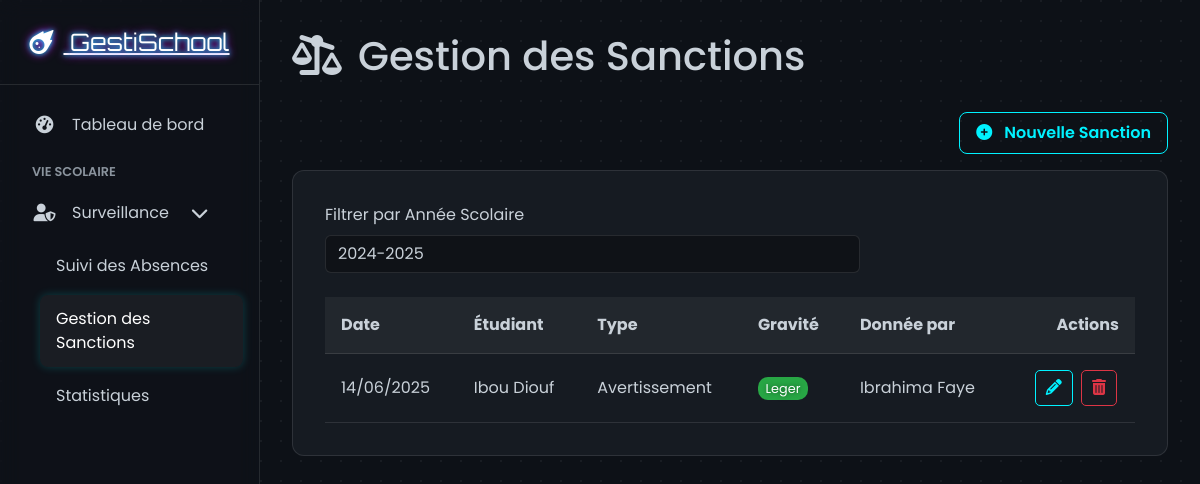
The app's page /admin/surveillance/sanctions.php (signed in) with its own data.
### tables this page shows
CREATE TABLE IF NOT EXISTS `sanctions` (
  `id` int NOT NULL AUTO_INCREMENT,
  `etudiant_id` int DEFAULT NULL,
  `type_sanction` enum('avertissement','retenue','exclusion','autre') DEFAULT NULL,
  `date_sanction` date DEFAULT NULL,
  `gravite` enum('leger','moyen','grave') DEFAULT NULL,
  `donnee_par` int DEFAULT NULL,
  `annee_id` int DEFAULT NULL,
  PRIMARY KEY (`id`),
  KEY `etudiant_id` (`etudiant_id`),
  KEY `donnee_par` (`donnee_par`),
  KEY `annee_id` (`annee_id`)
);

### admin/surveillance/sanctions.php (the view, shortened to what this page needs)
<?php
require_once '../../config/db.php';
try {
    $selected_annee_id = $_GET['annee_id_filter'] ?? $pdo->query("SELECT id FROM annees_scolaires WHERE statut = 'en_cours' LIMIT 1")->fetchColumn();
    $annees = $pdo->query("SELECT id, annee FROM annees_scolaires ORDER BY annee DESC")->fetchAll();
    $sql = "
        SELECT s.*,
               CONCAT(u_etu.prenom, ' ', u_etu.nom) as etudiant_nom,
               CONCAT(u_adm.prenom, ' ', u_adm.nom) as admin_nom
        FROM sanctions s
        JOIN utilisateurs u_etu ON s.etudiant_id = u_etu.id
        JOIN utilisateurs u_adm ON s.donnee_par = u_adm.id
        WHERE s.annee_id = :annee_id
        ORDER BY s.date_sanction DESC
    ";
    $stmt = $pdo->prepare($sql);
    $stmt->execute([':annee_id' => $selected_annee_id]);
    $sanctions = $stmt->fetchAll();
} catch (PDOException $e) {
    $error_db = "Erreur : " . $e->getMessage();
    $sanctions = $annees = $classes = [];
}
?>
<!DOCTYPE html>
<html lang="fr">
<head>
    <link href="https://cdn.jsdelivr.net/npm/bootstrap@5.3.3/dist/css/bootstrap.min.css" rel="stylesheet">
    <link rel="stylesheet" href="https://cdnjs.cloudflare.com/ajax/libs/font-awesome/6.5.2/css/all.min.css">
</head>
<body>
<div class="page-wrapper">
    <aside id="sidebar">
        <div class="sidebar-header"><a href="../dashboard.php" class="logo"><i class="fas fa-meteor"></i> GestiSchool</a></div>
        <nav class="sidebar-nav">
            <ul class="nav flex-column">
                <li class="nav-item"><a class="nav-link" href="../dashboard.php"><i class="fas fa-tachometer-alt"></i> Tableau de bord</a></li>
                <li class="nav-category">Vie Scolaire</li>
                <li class="nav-item">
                    <a class="nav-link" data-bs-toggle="collapse" href="#surveillanceCollapse" role="button" aria-expanded="true" aria-controls="surveillanceCollapse">
                        <i class="fas fa-user-shield"></i> Surveillance <i class="fas fa-chevron-right arrow"></i>
                    </a>
                    <div class="collapse show" id="surveillanceCollapse">
                        <ul class="nav flex-column ps-4">
                            <li><a class="nav-link" href="absences.php">Suivi des Absences</a></li>
                            <li><a class="nav-link active" href="sanctions.php">Gestion des Sanctions</a></li>
                            <li><a class="nav-link" href="statistiques.php">Statistiques</a></li>
                        </ul>
                    </div>
                </li>
            </ul>
        </nav>
    </aside>
    <main id="main-content">
        <header class="d-flex justify-content-between align-items-center mb-4">
            <h1 class="font-display"><i class="fas fa-balance-scale-right me-3"></i>Gestion des Sanctions</h1>
        </header>
        <div class="d-flex justify-content-end mb-3">
             <button class="btn btn-glow" data-bs-toggle="modal" data-bs-target="#sanctionModal" id="add-sanction-btn">
                <i class="fas fa-plus-circle me-2"></i> Nouvelle Sanction
            </button>
        </div>
        <div class="content-card">
            <form method="GET" action="sanctions.php" class="row g-3 mb-4">
                <div class="col-md-8"><label class="form-label">Filtrer par Année Scolaire</label><select class="form-select" name="annee_id_filter" onchange="this.form.submit()"><?php foreach($annees as $annee): ?><option value="<?= $annee['id'] ?>" <?= ($annee['id'] == $selected_annee_id) ? 'selected' : '' ?>><?= htmlspecialchars($annee['annee']) ?></option><?php endforeach; ?></select></div>
            </form>
            <div class="table-responsive mt-4">
                <table class="galaxy-table">
                    <thead>
                        <tr>
                            <th>Date</th><th>Étudiant</th><th>Type</th><th>Gravité</th><th>Donnée par</th><th class="text-end">Actions</th>
                        </tr>
                    </thead>
                    <tbody>
                        <?php if (empty($sanctions)): ?>
                            <tr><td colspan="6" class="text-center py-4">Aucune sanction trouvée pour cette année.</td></tr>
                        <?php else: ?>
                            <?php foreach ($sanctions as $sanction): ?>
                                <tr>
                                    <td><?= date('d/m/Y', strtotime($sanction['date_sanction'])) ?></td>
                                    <td><?= htmlspecialchars($sanction['etudiant_nom']) ?></td>
                                    <td><?= ucfirst(htmlspecialchars($sanction['type_sanction'])) ?></td>
                                    <td><span class="status-badge gravite-<?= strtolower($sanction['gravite']) ?>"><?= ucfirst(htmlspecialchars($sanction['gravite'])) ?></span></td>
                                    <td><?= htmlspecialchars($sanction['admin_nom']) ?></td>
                                    <td class="text-end">
                                        <button class="btn btn-action btn-action-edit edit-btn" data-bs-toggle="modal" data-bs-target="#sanctionModal" data-sanction='<?= json_encode($sanction) ?>'><i class="fas fa-pencil-alt"></i></button>
                                        <button class="btn btn-action btn-action-delete delete-btn" data-id="<?= $sanction['id'] ?>" data-info="Sanction pour <?= htmlspecialchars($sanction['etudiant_nom']) ?>"><i class="fas fa-trash-alt"></i></button>
                                    </td>
                                </tr>
                            <?php endforeach; ?>
                        <?php endif; ?>
                    </tbody>
                </table>
            </div>
        </div>
    </main>
</div>
</body>
</html>

### admin/surveillance/sanctions.php (style rules this page uses)
:root { --bg-dark-primary: #0d1117; --bg-dark-secondary: #161b22; --border-color: rgba(255, 255, 255, 0.1); --text-primary: #c9d1d9; --text-secondary: #8b949e; --accent-glow-1: #00f2ff; --accent-glow-2: #da00ff; --font-primary: 'Poppins', sans-serif; --font-display: 'Orbitron', sans-serif; --success: #28a745; --warning: #ffc107; --danger: #dc3545; }
body { font-family: var(--font-primary); background-color: var(--bg-dark-primary); color: var(--text-primary); background-image: radial-gradient(circle at 1px 1px, rgba(255, 255, 255, 0.05) 1px, transparent 0); background-size: 20px 20px; }
.page-wrapper { display: flex; min-height: 100vh; }
#sidebar { width: 260px; position: fixed; top: 0; left: 0; height: 100vh; z-index: 1000; background: rgba(16, 19, 26, 0.6); backdrop-filter: blur(10px); border-right: 1px solid var(--border-color); transition: all 0.3s ease; display: flex; flex-direction: column; }
.sidebar-header { padding: 1.5rem; text-align: center; border-bottom: 1px solid var(--border-color); }
.sidebar-header .logo { font-family: var(--font-display); font-size: 1.5rem; color: #fff; text-shadow: 0 0 5px var(--accent-glow-1), 0 0 10px var(--accent-glow-2); }
.sidebar-header .logo i { margin-right: 10px; }
.sidebar-nav { padding: 1rem; flex-grow: 1; overflow-y: auto; }
.nav-category { font-size: 0.8rem; color: var(--text-secondary); text-transform: uppercase; padding: 0.5rem 1rem; font-weight: 600; }
.nav-link { display: flex; align-items: center; padding: 0.75rem 1rem; color: var(--text-primary); text-decoration: none; border-radius: 8px; margin-bottom: 5px; transition: all 0.2s ease; }
.nav-link i { width: 25px; margin-right: 15px; text-align: center; font-size: 1.1rem; }
.nav-link:hover, .nav-link.active { background: rgba(255, 255, 255, 0.05); color: #fff; box-shadow: 0 0 10px rgba(0, 242, 255, 0.2); }
.nav-link .arrow { margin-left: auto; transition: transform 0.3s ease; }
.nav-link[aria-expanded="true"] .arrow { transform: rotate(90deg); }
#main-content { margin-left: 260px; width: calc(100% - 260px); padding: 2rem; transition: all 0.3s ease; }
.content-card { background: var(--bg-dark-secondary); border-radius: 12px; padding: 2rem; border: 1px solid var(--border-color); animation: fadeIn 0.5s ease; }
.btn-glow { border: 1px solid var(--accent-glow-1); color: var(--accent-glow-1); background-color: transparent; padding: 0.5rem 1rem; border-radius: 8px; font-weight: 600; transition: all 0.3s ease; }
.galaxy-table { width: 100%; color: var(--text-primary); }
.galaxy-table th { background-color: rgba(255, 255, 255, 0.05); padding: 1rem; border-bottom: 1px solid var(--border-color); }
.galaxy-table td { padding: 1rem; border-bottom: 1px solid var(--border-color); vertical-align: middle; }
.status-badge { padding: 0.25em 0.6em; font-size: 0.8em; border-radius: 10px; color: #fff; text-shadow: 0 0 5px rgba(0,0,0,0.5); }
.gravite-leger { background-color: var(--success); }
.btn-action { background: transparent; border: 1px solid; border-radius: 5px; padding: 5px 10px; margin: 0 2px; transition: all 0.2s; }
.btn-action-edit { color: var(--accent-glow-1); border-color: var(--accent-glow-1); }
.btn-action-delete { color: var(--danger); border-color: var(--danger); }
.form-control, .form-select { background: rgba(0,0,0,0.3); border: 1px solid var(--border-color); color: var(--text-primary); }
.form-select option { background-color: var(--bg-dark-secondary); }

### records on screen
sanctions: date_sanction "14/06/2025", etudiant_nom "Ibou Diouf", type_sanction "Avertissement", gravite "Leger", admin_nom "Ibrahima Faye"

### other values on screen
form field annee_id_filter "2024-2025"
